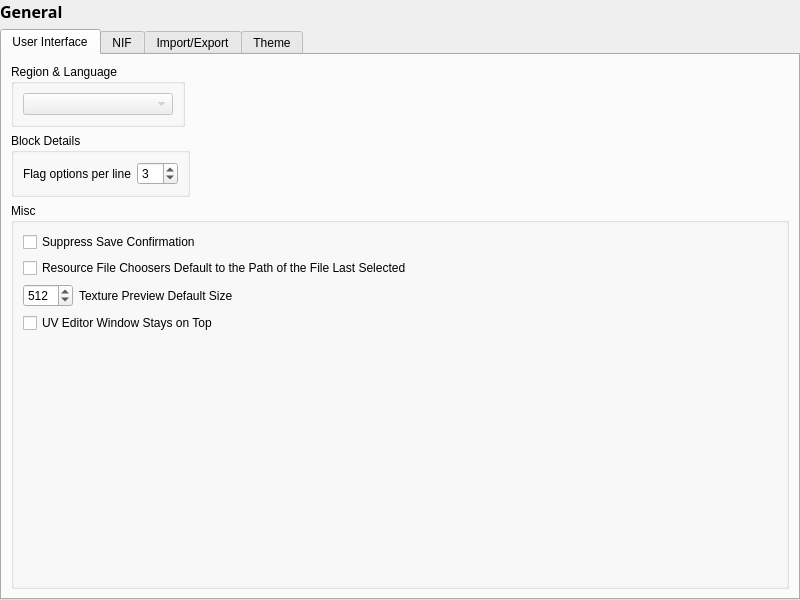
<?xml version="1.0" encoding="UTF-8"?>
<ui version="4.0">
 <class>SettingsGeneral</class>
 <widget class="QWidget" name="SettingsGeneral">
  <property name="geometry">
   <rect>
    <x>0</x>
    <y>0</y>
    <width>800</width>
    <height>600</height>
   </rect>
  </property>
  <property name="sizePolicy">
   <sizepolicy hsizetype="MinimumExpanding" vsizetype="MinimumExpanding">
    <horstretch>0</horstretch>
    <verstretch>0</verstretch>
   </sizepolicy>
  </property>
  <property name="windowTitle">
   <string>Form</string>
  </property>
  <layout class="QVBoxLayout" name="verticalLayout">
   <property name="leftMargin">
    <number>0</number>
   </property>
   <property name="topMargin">
    <number>0</number>
   </property>
   <property name="rightMargin">
    <number>0</number>
   </property>
   <property name="bottomMargin">
    <number>0</number>
   </property>
   <item>
    <widget class="QLabel" name="name">
     <property name="font">
      <font>
       <family>Segoe UI Semibold</family>
       <pointsize>12</pointsize>
       <weight>75</weight>
       <bold>true</bold>
      </font>
     </property>
     <property name="text">
      <string>General</string>
     </property>
    </widget>
   </item>
   <item>
    <widget class="QTabWidget" name="general">
     <property name="currentIndex">
      <number>0</number>
     </property>
     <widget class="QWidget" name="UI">
      <attribute name="title">
       <string>User Interface</string>
      </attribute>
      <layout class="QVBoxLayout" name="verticalLayout_2">
       <item>
        <widget class="QGroupBox" name="grpLanguage">
         <property name="sizePolicy">
          <sizepolicy hsizetype="Maximum" vsizetype="Maximum">
           <horstretch>0</horstretch>
           <verstretch>0</verstretch>
          </sizepolicy>
         </property>
         <property name="title">
          <string>Region &amp;&amp; Language</string>
         </property>
         <property name="flat">
          <bool>true</bool>
         </property>
         <layout class="QVBoxLayout" name="verticalLayout_3">
          <item>
           <widget class="QComboBox" name="language">
            <property name="enabled">
             <bool>false</bool>
            </property>
            <property name="minimumSize">
             <size>
              <width>150</width>
              <height>0</height>
             </size>
            </property>
           </widget>
          </item>
         </layout>
        </widget>
       </item>
       <item>
        <widget class="QGroupBox" name="groupBox">
         <property name="sizePolicy">
          <sizepolicy hsizetype="Maximum" vsizetype="Preferred">
           <horstretch>0</horstretch>
           <verstretch>0</verstretch>
          </sizepolicy>
         </property>
         <property name="title">
          <string>Block Details</string>
         </property>
         <property name="flat">
          <bool>true</bool>
         </property>
         <layout class="QGridLayout" name="gridLayout">
          <item row="0" column="1">
           <widget class="QSpinBox" name="optionsPerLine">
            <property name="sizePolicy">
             <sizepolicy hsizetype="Maximum" vsizetype="Fixed">
              <horstretch>0</horstretch>
              <verstretch>0</verstretch>
             </sizepolicy>
            </property>
            <property name="minimum">
             <number>2</number>
            </property>
            <property name="maximum">
             <number>32</number>
            </property>
            <property name="value">
             <number>3</number>
            </property>
           </widget>
          </item>
          <item row="0" column="0">
           <widget class="QLabel" name="lblOptionsPerLine">
            <property name="sizePolicy">
             <sizepolicy hsizetype="Maximum" vsizetype="Preferred">
              <horstretch>0</horstretch>
              <verstretch>0</verstretch>
             </sizepolicy>
            </property>
            <property name="text">
             <string>Flag options per line</string>
            </property>
           </widget>
          </item>
         </layout>
        </widget>
       </item>
       <item>
        <widget class="QGroupBox" name="groupBox_2">
         <property name="title">
          <string>Misc</string>
         </property>
         <property name="flat">
          <bool>true</bool>
         </property>
         <layout class="QGridLayout" name="gridLayout_2">
          <item row="0" column="0" colspan="2">
           <widget class="QCheckBox" name="suppressSaveConfirmation">
            <property name="text">
             <string>Suppress Save Confirmation</string>
            </property>
           </widget>
          </item>
          <item row="1" column="0" colspan="2">
           <widget class="QCheckBox" name="chkBrowsersUseLastPath">
            <property name="text">
             <string>Resource File Choosers Default to the Path of the File Last Selected</string>
            </property>
            <property name="checked">
             <bool>false</bool>
            </property>
           </widget>
          </item>
          <item row="2" column="0">
           <widget class="QSpinBox" name="texturePreviewDefaultSize">
            <property name="maximumSize">
             <size>
              <width>50</width>
              <height>26</height>
             </size>
            </property>
            <property name="minimum">
             <number>256</number>
            </property>
            <property name="maximum">
             <number>1024</number>
            </property>
            <property name="singleStep">
             <number>64</number>
            </property>
            <property name="value">
             <number>512</number>
            </property>
           </widget>
          </item>
          <item row="2" column="1">
           <widget class="QLabel" name="lblTexPreviewDefaultSize">
            <property name="text">
             <string>Texture Preview Default Size</string>
            </property>
            <property name="buddy">
             <cstring>texturePreviewDefaultSize</cstring>
            </property>
           </widget>
          </item>
          <item row="3" column="0" colspan="2">
           <widget class="QCheckBox" name="chkUVWidgetStaysOnTop">
            <property name="text">
             <string>UV Editor Window Stays on Top</string>
            </property>
            <property name="checked">
             <bool>false</bool>
            </property>
           </widget>
          </item>
          <item row="4" column="0" colspan="2">
           <spacer name="verticalSpacer">
            <property name="orientation">
             <enum>Qt::Vertical</enum>
            </property>
            <property name="sizeHint" stdset="0">
             <size>
              <width>20</width>
              <height>20</height>
             </size>
            </property>
           </spacer>
          </item>
         </layout>
        </widget>
       </item>
      </layout>
     </widget>
     <widget class="QWidget" name="nif">
      <attribute name="title">
       <string>NIF</string>
      </attribute>
      <layout class="QVBoxLayout" name="verticalLayout_4">
       <item>
        <widget class="QGroupBox" name="startupDefaults">
         <property name="title">
          <string>Startup Defaults</string>
         </property>
         <layout class="QHBoxLayout" name="horizontalLayout">
          <item>
           <widget class="QLabel" name="lblVersion">
            <property name="text">
             <string>Version</string>
            </property>
            <property name="buddy">
             <cstring>version</cstring>
            </property>
           </widget>
          </item>
          <item>
           <widget class="QLineEdit" name="version">
            <property name="maximumSize">
             <size>
              <width>110</width>
              <height>30</height>
             </size>
            </property>
            <property name="text">
             <string>20.2.0.7</string>
            </property>
           </widget>
          </item>
          <item alignment="Qt::AlignRight">
           <widget class="QLabel" name="lblUserVersion">
            <property name="text">
             <string>User Version</string>
            </property>
            <property name="buddy">
             <cstring>userVersion</cstring>
            </property>
           </widget>
          </item>
          <item>
           <widget class="QLineEdit" name="userVersion">
            <property name="maximumSize">
             <size>
              <width>110</width>
              <height>30</height>
             </size>
            </property>
            <property name="text">
             <string>12</string>
            </property>
           </widget>
          </item>
          <item alignment="Qt::AlignRight">
           <widget class="QLabel" name="lblUserVersion2">
            <property name="text">
             <string>User Version 2</string>
            </property>
            <property name="buddy">
             <cstring>userVersion2</cstring>
            </property>
           </widget>
          </item>
          <item>
           <widget class="QLineEdit" name="userVersion2">
            <property name="maximumSize">
             <size>
              <width>110</width>
              <height>30</height>
             </size>
            </property>
            <property name="text">
             <string>100</string>
            </property>
           </widget>
          </item>
         </layout>
        </widget>
       </item>
       <item>
        <widget class="QGroupBox" name="groupBox_3">
         <property name="title">
          <string>nif.xml</string>
         </property>
         <property name="flat">
          <bool>true</bool>
         </property>
         <layout class="QVBoxLayout" name="verticalLayout_5">
          <item>
           <widget class="QCheckBox" name="checkBox">
            <property name="text">
             <string>Hide metadata columns</string>
            </property>
            <property name="checked">
             <bool>true</bool>
            </property>
           </widget>
          </item>
         </layout>
        </widget>
       </item>
       <item>
        <spacer name="verticalSpacer_2">
         <property name="orientation">
          <enum>Qt::Vertical</enum>
         </property>
         <property name="sizeType">
          <enum>QSizePolicy::Fixed</enum>
         </property>
         <property name="sizeHint" stdset="0">
          <size>
           <width>20</width>
           <height>20</height>
          </size>
         </property>
        </spacer>
       </item>
       <item>
        <widget class="QGroupBox" name="groupBox_4">
         <property name="sizePolicy">
          <sizepolicy hsizetype="Preferred" vsizetype="Maximum">
           <horstretch>0</horstretch>
           <verstretch>0</verstretch>
          </sizepolicy>
         </property>
         <property name="title">
          <string>Update Bounds settings</string>
         </property>
         <property name="flat">
          <bool>true</bool>
         </property>
         <layout class="QHBoxLayout" name="horizontalLayout_2">
          <item>
           <widget class="QCheckBox" name="boundSphereMiniball">
            <property name="text">
             <string>Use Miniball</string>
            </property>
            <property name="checked">
             <bool>true</bool>
            </property>
           </widget>
          </item>
          <item>
           <widget class="QLabel" name="lblBoundSphereScale">
            <property name="alignment">
             <set>Qt::AlignRight|Qt::AlignVCenter</set>
            </property>
            <property name="text">
             <string>Radius Scale</string>
            </property>
            <property name="buddy">
             <cstring>boundSphereScale</cstring>
            </property>
           </widget>
          </item>
          <item>
           <widget class="QDoubleSpinBox" name="boundSphereScale">
            <property name="maximumSize">
             <size>
              <width>80</width>
              <height>26</height>
             </size>
            </property>
            <property name="decimals">
             <number>3</number>
            </property>
            <property name="minimum">
             <double>1.0</double>
            </property>
            <property name="maximum">
             <double>2.0</double>
            </property>
            <property name="singleStep">
             <double>0.001</double>
            </property>
            <property name="value">
             <double>1.0</double>
            </property>
           </widget>
          </item>
         </layout>
        </widget>
       </item>
       <item>
        <widget class="QGroupBox" name="groupBox_5">
         <property name="sizePolicy">
          <sizepolicy hsizetype="Preferred" vsizetype="Maximum">
           <horstretch>0</horstretch>
           <verstretch>0</verstretch>
          </sizepolicy>
         </property>
         <property name="title">
          <string>Starfield meshlet algorithm</string>
         </property>
         <property name="flat">
          <bool>true</bool>
         </property>
         <layout class="QVBoxLayout" name="verticalLayout_6">
          <item>
           <widget class="QComboBox" name="starfieldMeshletAlgorithm">
            <property name="maximumSize">
             <size>
              <width>300</width>
              <height>40</height>
             </size>
            </property>
            <property name="currentIndex">
             <number>0</number>
            </property>
            <item>
             <property name="text">
              <string>meshopt_buildMeshlets</string>
             </property>
            </item>
            <item>
             <property name="text">
              <string>meshopt_buildMeshlets (optimized)</string>
             </property>
            </item>
            <item>
             <property name="text">
              <string>meshopt_buildMeshletsScan</string>
             </property>
            </item>
            <item>
             <property name="text">
              <string>meshopt_buildMeshletsScan (optimized)</string>
             </property>
            </item>
            <item>
             <property name="text">
              <string>DirectXMesh</string>
             </property>
            </item>
           </widget>
          </item>
         </layout>
        </widget>
       </item>
       <item>
        <widget class="QGroupBox" name="groupBox_6">
         <property name="title">
          <string>Starfield LOD generation settings</string>
         </property>
         <property name="flat">
          <bool>true</bool>
         </property>
         <layout class="QGridLayout" name="gridLayout_3">
          <item row="0" column="0">
           <widget class="QLabel" name="lblSFLODGenTargetCnt1">
            <property name="text">
             <string>LOD1: Target count</string>
            </property>
            <property name="buddy">
             <cstring>sfLODGenTargetCnt1</cstring>
            </property>
           </widget>
          </item>
          <item row="0" column="1">
           <widget class="QDoubleSpinBox" name="sfLODGenTargetCnt1">
            <property name="decimals">
             <number>3</number>
            </property>
            <property name="minimum">
             <double>0.0</double>
            </property>
            <property name="maximum">
             <double>1.0</double>
            </property>
            <property name="singleStep">
             <double>0.001</double>
            </property>
            <property name="value">
             <double>0.2</double>
            </property>
           </widget>
          </item>
          <item row="0" column="2" alignment="Qt::AlignRight">
           <widget class="QLabel" name="lblSFLODGenTargetErr1">
            <property name="text">
             <string>Max. error</string>
            </property>
            <property name="buddy">
             <cstring>sfLODGenTargetErr1</cstring>
            </property>
           </widget>
          </item>
          <item row="0" column="3">
           <widget class="QDoubleSpinBox" name="sfLODGenTargetErr1">
            <property name="decimals">
             <number>4</number>
            </property>
            <property name="minimum">
             <double>0.0</double>
            </property>
            <property name="maximum">
             <double>1.0</double>
            </property>
            <property name="singleStep">
             <double>0.0001</double>
            </property>
            <property name="value">
             <double>0.005</double>
            </property>
           </widget>
          </item>
          <item row="0" column="4" alignment="Qt::AlignRight">
           <widget class="QLabel" name="lblSFLODGenMinTriCnt1">
            <property name="text">
             <string>Min. triangles</string>
            </property>
            <property name="buddy">
             <cstring>sfLODGenMinTriCnt1</cstring>
            </property>
           </widget>
          </item>
          <item row="0" column="5">
           <widget class="QSpinBox" name="sfLODGenMinTriCnt1">
            <property name="minimum">
             <number>0</number>
            </property>
            <property name="maximum">
             <number>1000000</number>
            </property>
            <property name="singleStep">
             <number>1</number>
            </property>
            <property name="value">
             <number>200</number>
            </property>
           </widget>
          </item>
          <item row="1" column="0">
           <widget class="QLabel" name="lblSFLODGenTargetCnt2">
            <property name="text">
             <string>LOD2: Target count</string>
            </property>
            <property name="buddy">
             <cstring>sfLODGenTargetCnt2</cstring>
            </property>
           </widget>
          </item>
          <item row="1" column="1">
           <widget class="QDoubleSpinBox" name="sfLODGenTargetCnt2">
            <property name="decimals">
             <number>3</number>
            </property>
            <property name="minimum">
             <double>0.0</double>
            </property>
            <property name="maximum">
             <double>1.0</double>
            </property>
            <property name="singleStep">
             <double>0.001</double>
            </property>
            <property name="value">
             <double>0.1</double>
            </property>
           </widget>
          </item>
          <item row="1" column="2" alignment="Qt::AlignRight">
           <widget class="QLabel" name="lblSFLODGenTargetErr2">
            <property name="text">
             <string>Max. error</string>
            </property>
            <property name="buddy">
             <cstring>sfLODGenTargetErr2</cstring>
            </property>
           </widget>
          </item>
          <item row="1" column="3">
           <widget class="QDoubleSpinBox" name="sfLODGenTargetErr2">
            <property name="decimals">
             <number>4</number>
            </property>
            <property name="minimum">
             <double>0.0</double>
            </property>
            <property name="maximum">
             <double>1.0</double>
            </property>
            <property name="singleStep">
             <double>0.0001</double>
            </property>
            <property name="value">
             <double>0.01</double>
            </property>
           </widget>
          </item>
          <item row="1" column="4" alignment="Qt::AlignRight">
           <widget class="QLabel" name="lblSFLODGenMinTriCnt2">
            <property name="text">
             <string>Min. triangles</string>
            </property>
            <property name="buddy">
             <cstring>sfLODGenMinTriCnt2</cstring>
            </property>
           </widget>
          </item>
          <item row="1" column="5">
           <widget class="QSpinBox" name="sfLODGenMinTriCnt2">
            <property name="minimum">
             <number>0</number>
            </property>
            <property name="maximum">
             <number>1000000</number>
            </property>
            <property name="singleStep">
             <number>1</number>
            </property>
            <property name="value">
             <number>100</number>
            </property>
           </widget>
          </item>
          <item row="2" column="0">
           <widget class="QLabel" name="lblSFLODGenTargetCnt3">
            <property name="text">
             <string>LOD3: Target count</string>
            </property>
            <property name="buddy">
             <cstring>sfLODGenTargetCnt3</cstring>
            </property>
           </widget>
          </item>
          <item row="2" column="1">
           <widget class="QDoubleSpinBox" name="sfLODGenTargetCnt3">
            <property name="decimals">
             <number>3</number>
            </property>
            <property name="minimum">
             <double>0.0</double>
            </property>
            <property name="maximum">
             <double>1.0</double>
            </property>
            <property name="singleStep">
             <double>0.001</double>
            </property>
            <property name="value">
             <double>0.05</double>
            </property>
           </widget>
          </item>
          <item row="2" column="2" alignment="Qt::AlignRight">
           <widget class="QLabel" name="lblSFLODGenTargetErr3">
            <property name="text">
             <string>Max. error</string>
            </property>
            <property name="buddy">
             <cstring>sfLODGenTargetErr3</cstring>
            </property>
           </widget>
          </item>
          <item row="2" column="3">
           <widget class="QDoubleSpinBox" name="sfLODGenTargetErr3">
            <property name="decimals">
             <number>4</number>
            </property>
            <property name="minimum">
             <double>0.0</double>
            </property>
            <property name="maximum">
             <double>1.0</double>
            </property>
            <property name="singleStep">
             <double>0.0001</double>
            </property>
            <property name="value">
             <double>0.02</double>
            </property>
           </widget>
          </item>
          <item row="2" column="4" alignment="Qt::AlignRight">
           <widget class="QLabel" name="lblSFLODGenMinTriCnt3">
            <property name="text">
             <string>Min. triangles</string>
            </property>
            <property name="buddy">
             <cstring>sfLODGenMinTriCnt3</cstring>
            </property>
           </widget>
          </item>
          <item row="2" column="5">
           <widget class="QSpinBox" name="sfLODGenMinTriCnt3">
            <property name="minimum">
             <number>0</number>
            </property>
            <property name="maximum">
             <number>1000000</number>
            </property>
            <property name="singleStep">
             <number>1</number>
            </property>
            <property name="value">
             <number>50</number>
            </property>
           </widget>
          </item>
          <item row="3" column="0">
           <spacer name="verticalSpacer_3">
            <property name="orientation">
             <enum>Qt::Vertical</enum>
            </property>
            <property name="sizeHint" stdset="0">
             <size>
              <width>20</width>
              <height>20</height>
             </size>
            </property>
           </spacer>
          </item>
         </layout>
        </widget>
       </item>
      </layout>
     </widget>
     <widget class="QWidget" name="importex">
      <attribute name="title">
       <string>Import/Export</string>
      </attribute>
      <layout class="QVBoxLayout" name="verticalLayout_7">
       <item>
        <widget class="QGroupBox" name="groupBox_7">
         <property name="sizePolicy">
          <sizepolicy hsizetype="Preferred" vsizetype="Maximum">
           <horstretch>0</horstretch>
           <verstretch>0</verstretch>
          </sizepolicy>
         </property>
         <property name="title">
          <string>Starfield mesh import and export settings</string>
         </property>
         <property name="flat">
          <bool>true</bool>
         </property>
         <layout class="QHBoxLayout" name="horizontalLayout_3">
          <item>
           <widget class="QCheckBox" name="sfConvertExtMeshes">
            <property name="text">
             <string>Convert meshes to internal geometry on load</string>
            </property>
            <property name="checked">
             <bool>false</bool>
            </property>
           </widget>
          </item>
          <item alignment="Qt::AlignRight">
           <widget class="QLabel" name="lblMeshExportDir">
            <property name="text">
             <string>Export geometry folder name</string>
            </property>
            <property name="buddy">
             <cstring>meshExportDir</cstring>
            </property>
           </widget>
          </item>
          <item>
           <widget class="QLineEdit" name="meshExportDir">
            <property name="maximumSize">
             <size>
              <width>180</width>
              <height>30</height>
             </size>
            </property>
            <property name="text">
             <string/>
            </property>
           </widget>
          </item>
         </layout>
        </widget>
       </item>
       <item>
        <spacer name="verticalSpacer_4">
         <property name="orientation">
          <enum>Qt::Vertical</enum>
         </property>
         <property name="sizeType">
          <enum>QSizePolicy::Fixed</enum>
         </property>
         <property name="sizeHint" stdset="0">
          <size>
           <width>20</width>
           <height>20</height>
          </size>
         </property>
        </spacer>
       </item>
       <item>
        <widget class="QGroupBox" name="groupBox_8">
         <property name="sizePolicy">
          <sizepolicy hsizetype="Preferred" vsizetype="Maximum">
           <horstretch>0</horstretch>
           <verstretch>0</verstretch>
          </sizepolicy>
         </property>
         <property name="title">
          <string>glTF import and export</string>
         </property>
         <property name="flat">
          <bool>true</bool>
         </property>
         <layout class="QHBoxLayout" name="horizontalLayout_4">
          <item>
           <widget class="QCheckBox" name="gltfEnableLOD">
            <property name="text">
             <string>Enable LOD</string>
            </property>
            <property name="checked">
             <bool>false</bool>
            </property>
           </widget>
          </item>
          <item>
           <widget class="QCheckBox" name="gltfFullMatPaths">
            <property name="text">
             <string>Export full material paths</string>
            </property>
            <property name="checked">
             <bool>true</bool>
            </property>
           </widget>
          </item>
          <item alignment="Qt::AlignRight">
           <widget class="QLabel" name="lblGLTFExportMipLevel">
            <property name="text">
             <string>Export texture mip level</string>
            </property>
            <property name="buddy">
             <cstring>glTFExportMipLevel</cstring>
            </property>
           </widget>
          </item>
          <item>
           <widget class="QSpinBox" name="glTFExportMipLevel">
            <property name="maximumSize">
             <size>
              <width>60</width>
              <height>40</height>
             </size>
            </property>
            <property name="minimum">
             <number>-1</number>
            </property>
            <property name="maximum">
             <number>15</number>
            </property>
            <property name="singleStep">
             <number>1</number>
            </property>
            <property name="value">
             <number>1</number>
            </property>
           </widget>
          </item>
         </layout>
        </widget>
       </item>
       <item>
        <spacer name="verticalSpacer_5">
         <property name="orientation">
          <enum>Qt::Vertical</enum>
         </property>
         <property name="sizeType">
          <enum>QSizePolicy::Fixed</enum>
         </property>
         <property name="sizeHint" stdset="0">
          <size>
           <width>20</width>
           <height>20</height>
          </size>
         </property>
        </spacer>
       </item>
       <item>
        <widget class="QGroupBox" name="groupBox_9">
         <property name="title">
          <string>OBJ import as collision</string>
         </property>
         <property name="flat">
          <bool>true</bool>
         </property>
         <layout class="QGridLayout" name="gridLayout_4">
          <item row="0" column="0">
           <widget class="QLabel" name="lblOBJImportCollLayer">
            <property name="text">
             <string>Layer</string>
            </property>
            <property name="buddy">
             <cstring>objImportCollisionLayer</cstring>
            </property>
           </widget>
          </item>
          <item row="0" column="1">
           <widget class="QComboBox" name="objImportCollisionLayer">
            <property name="maximumSize">
             <size>
              <width>300</width>
              <height>40</height>
             </size>
            </property>
            <property name="currentIndex">
             <number>0</number>
            </property>
            <item>
             <property name="text">
              <string>Static</string>
             </property>
            </item>
            <item>
             <property name="text">
              <string>Clutter</string>
             </property>
            </item>
            <item>
             <property name="text">
              <string>AnimStatic</string>
             </property>
            </item>
            <item>
             <property name="text">
              <string>Tree</string>
             </property>
            </item>
            <item>
             <property name="text">
              <string>Weapon</string>
             </property>
            </item>
            <item>
             <property name="text">
              <string>Biped</string>
             </property>
            </item>
            <item>
             <property name="text">
              <string>Props</string>
             </property>
            </item>
            <item>
             <property name="text">
              <string>NonCollidable</string>
             </property>
            </item>
           </widget>
          </item>
          <item row="1" column="0">
           <widget class="QLabel" name="lblOBJImportCollMat">
            <property name="text">
             <string>Material</string>
            </property>
            <property name="buddy">
             <cstring>objImportCollisionMat</cstring>
            </property>
           </widget>
          </item>
          <item row="1" column="1">
           <widget class="QLineEdit" name="objImportCollisionMat">
            <property name="maximumSize">
             <size>
              <width>180</width>
              <height>30</height>
             </size>
            </property>
            <property name="text">
             <string/>
            </property>
           </widget>
          </item>
          <item row="2" column="0">
           <spacer name="verticalSpacer_6">
            <property name="orientation">
             <enum>Qt::Vertical</enum>
            </property>
            <property name="sizeHint" stdset="0">
             <size>
              <width>20</width>
              <height>20</height>
             </size>
            </property>
           </spacer>
          </item>
         </layout>
        </widget>
       </item>
      </layout>
     </widget>
     <widget class="QWidget" name="theme">
      <attribute name="title">
       <string>Theme</string>
      </attribute>
      <layout class="QGridLayout" name="gridThemeLayout">
       <item row="1" column="2">
        <widget class="ColorLineEdit" name="baseColorAlt" native="true">
         <property name="sizePolicy">
          <sizepolicy hsizetype="Preferred" vsizetype="Maximum">
           <horstretch>0</horstretch>
           <verstretch>0</verstretch>
          </sizepolicy>
         </property>
        </widget>
       </item>
       <item row="1" column="1">
        <widget class="ColorLineEdit" name="baseColor" native="true">
         <property name="sizePolicy">
          <sizepolicy hsizetype="Preferred" vsizetype="Maximum">
           <horstretch>0</horstretch>
           <verstretch>0</verstretch>
          </sizepolicy>
         </property>
        </widget>
       </item>
       <item row="2" column="1">
        <widget class="ColorWheel" name="colorBaseColor" native="true"/>
       </item>
       <item row="4" column="3">
        <widget class="ColorWheel" name="colorBrightText" native="true"/>
       </item>
       <item row="1" column="3">
        <widget class="ColorLineEdit" name="text" native="true">
         <property name="sizePolicy">
          <sizepolicy hsizetype="Preferred" vsizetype="Maximum">
           <horstretch>0</horstretch>
           <verstretch>0</verstretch>
          </sizepolicy>
         </property>
        </widget>
       </item>
       <item row="2" column="2">
        <widget class="ColorWheel" name="colorBaseColorAlt" native="true"/>
       </item>
       <item row="3" column="2">
        <widget class="ColorLineEdit" name="highlightText" native="true">
         <property name="sizePolicy">
          <sizepolicy hsizetype="Preferred" vsizetype="Maximum">
           <horstretch>0</horstretch>
           <verstretch>0</verstretch>
          </sizepolicy>
         </property>
        </widget>
       </item>
       <item row="3" column="3">
        <widget class="ColorLineEdit" name="brightText" native="true">
         <property name="sizePolicy">
          <sizepolicy hsizetype="Preferred" vsizetype="Maximum">
           <horstretch>0</horstretch>
           <verstretch>0</verstretch>
          </sizepolicy>
         </property>
        </widget>
       </item>
       <item row="2" column="3">
        <widget class="ColorWheel" name="colorText" native="true"/>
       </item>
       <item row="4" column="1">
        <widget class="ColorWheel" name="colorHighlight" native="true"/>
       </item>
       <item row="4" column="2">
        <widget class="ColorWheel" name="colorHighlightText" native="true"/>
       </item>
       <item row="3" column="1">
        <widget class="ColorLineEdit" name="highlight" native="true">
         <property name="sizePolicy">
          <sizepolicy hsizetype="Preferred" vsizetype="Maximum">
           <horstretch>0</horstretch>
           <verstretch>0</verstretch>
          </sizepolicy>
         </property>
        </widget>
       </item>
       <item row="0" column="1">
        <widget class="QCheckBox" name="largeIcons">
         <property name="text">
          <string>Large Icons</string>
         </property>
         <property name="checked">
          <bool>true</bool>
         </property>
        </widget>
       </item>
      </layout>
     </widget>
    </widget>
   </item>
  </layout>
 </widget>
 <customwidgets>
  <customwidget>
   <class>ColorLineEdit</class>
   <extends>QWidget</extends>
   <header>ui/widgets/colorwheel.h</header>
   <container>1</container>
  </customwidget>
  <customwidget>
   <class>ColorWheel</class>
   <extends>QWidget</extends>
   <header>ui/widgets/colorwheel.h</header>
   <container>1</container>
  </customwidget>
 </customwidgets>
 <resources/>
 <connections/>
</ui>
